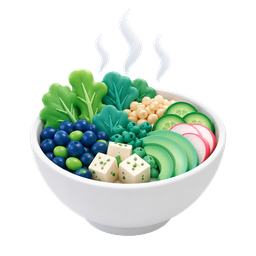
#> input picture lia-mobile/src/assets/images/medication-form/meal-with.png, 256 x 256 px, shrunk from 1254 x 1254 before the run
$ python strip-image-backgrounds.py
#> lines starting #> are read from the running program, lines starting #| are printed output that depends on the picture
"""Make opaque white-sheet PNGs transparent without eating white parts of the object."""
from __future__ import annotations

from pathlib import Path

from PIL import Image, ImageFilter

ROOT = Path(__file__).resolve().parents[1] / "src" / "assets"
OPAQUE_TARGETS = [
    ROOT / "images" / "medication-form" / "meal-with.png",
    ROOT / "images" / "medication-form" / "schedule-bell.png",
    ROOT / "images" / "medication-form" / "schedule-clock.png",
    ROOT / "images" / "medication-form" / "treatment-calendar.png",
]


def dist_white(p: tuple[int, int, int]) -> int:
    return (255 - p[0]) + (255 - p[1]) + (255 - p[2])


def process(path: Path) -> None:
    img = Image.open(path).convert("RGBA")
#> img is the input picture: PIL image 256x256 RGBA; mean R, G, B, A 67.9, 79.4, 70.5, 97.9
    w, h = img.size
#> w = 256; h = 256
    pix = img.load()
    content_xs: list[int] = []
    content_ys: list[int] = []
    for y in range(h):
        for x in range(w):
            r, g, b, a = pix[x, y]
            if a < 10:
                continue
            # Content = not near-white sheet (keeps navy, teal, food, and off-white faces).
            if dist_white((r, g, b)) > 18:
                content_xs.append(x)
                content_ys.append(y)
#> after the loop, content_xs = 24956 items; content_ys = 24956 items
    if not content_xs:
        print(f"{path.name}: no content, skip")
        return
    pad = 10
    min_x = max(0, min(content_xs) - pad)
#> min_x = 19
    max_x = min(w - 1, max(content_xs) + pad)
#> max_x = 236
    min_y = max(0, min(content_ys) - pad)
#> min_y = 0
    max_y = min(h - 1, max(content_ys) + pad)
#> max_y = 245

    alpha = Image.new("L", (w, h), 0)
#> alpha: PIL image 256x256 L; every value is 0
    ap = alpha.load()
    for y in range(min_y, max_y + 1):
        for x in range(min_x, max_x + 1):
            r, g, b, a = pix[x, y]
            ap[x, y] = a

    # Soften the cut with a slight blur on the mask, then restore interior alpha.
    alpha = alpha.filter(ImageFilter.GaussianBlur(radius=1.2))
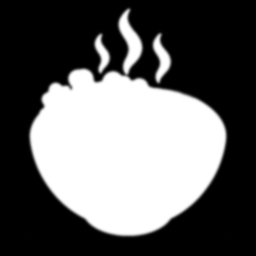
#> alpha: PIL image 256x256 L; min 0, max 255, mean 97.9
    ap = alpha.load()
    for y in range(min_y + 4, max_y - 3):
        for x in range(min_x + 4, max_x - 3):
            r, g, b, a = pix[x, y]
            ap[x, y] = max(ap[x, y], a)

    out = img.copy()
    out.putalpha(alpha)
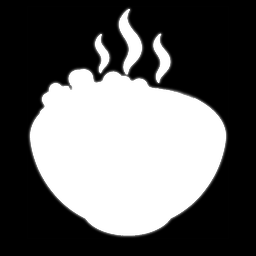
#> alpha: PIL image 256x256 L; min 0, max 255, mean 99.2
    px = out.load()
    for y in range(h):
        for x in range(w):
            r, g, b, a = px[x, y]
            if a == 0:
                px[x, y] = (255, 255, 255, 0)
    out.save(path, "PNG", optimize=True)
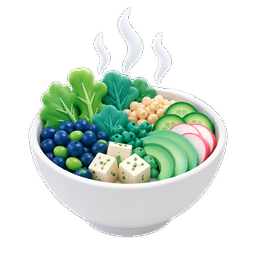
#> saved as meal-with.png: PIL image 256x256 RGBA; mean R, G, B, A 209.4, 220.9, 211.9, 99.2; transparent parts drawn white
    kept = sum(1 for y in range(h) for x in range(w) if px[x, y][3] > 10) / (w * h)
#> kept = 0.416
    print(f"{path.name}: bbox=({min_x},{min_y})-({max_x},{max_y}) kept={kept:.1%}")
#| meal-with.png: bbox=(19,0)-(236,245) kept=41.6%


def main() -> None:
    for path in OPAQUE_TARGETS:
        if path.exists():
            process(path)
#> pass 2 of the loop in main, `for path in OPAQUE_TARGETS:`:
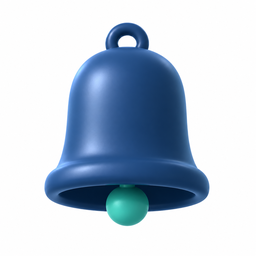
#> input picture lia-mobile/src/assets/images/medication-form/schedule-bell.png, 256 x 256 px, shrunk from 1254 x 1254 before the run
#> after the loop in process (call 2), `for y in range(h):`: content_xs = 21372 items
#> min_x = 34
#> max_x = 219
#> min_y = 12
#> max_y = 236
#> in process (call 2), `alpha = alpha.filter(ImageFilter.GaussianBlur(radius=1.2))`:
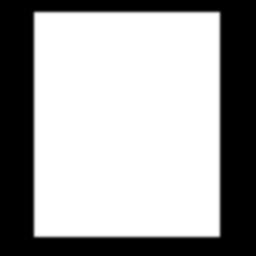
#> alpha: PIL image 256x256 L; min 0, max 255, mean 162.8
#> kept = 0.664
#| schedule-bell.png: bbox=(34,12)-(219,236) kept=66.4%
#> pass 3 of the loop in main, `for path in OPAQUE_TARGETS:`:
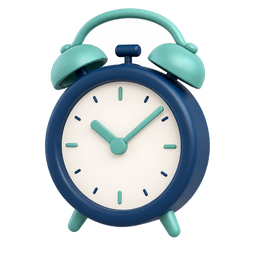
#> input picture lia-mobile/src/assets/images/medication-form/schedule-clock.png, 256 x 256 px, shrunk from 1254 x 1254 before the run
#> in process, img is the input picture: PIL image 256x256 RGBA; mean R, G, B, A 72.3, 82.2, 85.5, 114.6
#> after the loop in process (call 3), `for y in range(h):`: content_xs = 27322 items
#> min_y = 0
#> max_y = 247
#> in process (call 3), `alpha = alpha.filter(ImageFilter.GaussianBlur(radius=1.2))`:
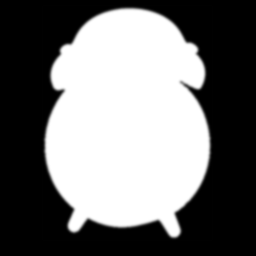
#> alpha: PIL image 256x256 L; min 0, max 255, mean 114.6
#> in process (call 3), `out.save(path, "PNG", optimize=True)`:
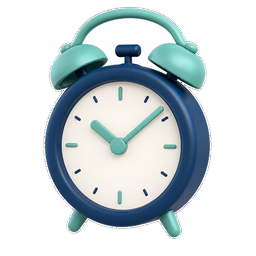
#> saved as schedule-clock.png: PIL image 256x256 RGBA; mean R, G, B, A 200.2, 210.2, 213.4, 115.6; transparent parts drawn white
#> kept = 0.474
#| schedule-clock.png: bbox=(34,0)-(219,247) kept=47.4%
#> the loop made 4 passes; the first 3 are shown


if __name__ == "__main__":
    main()
